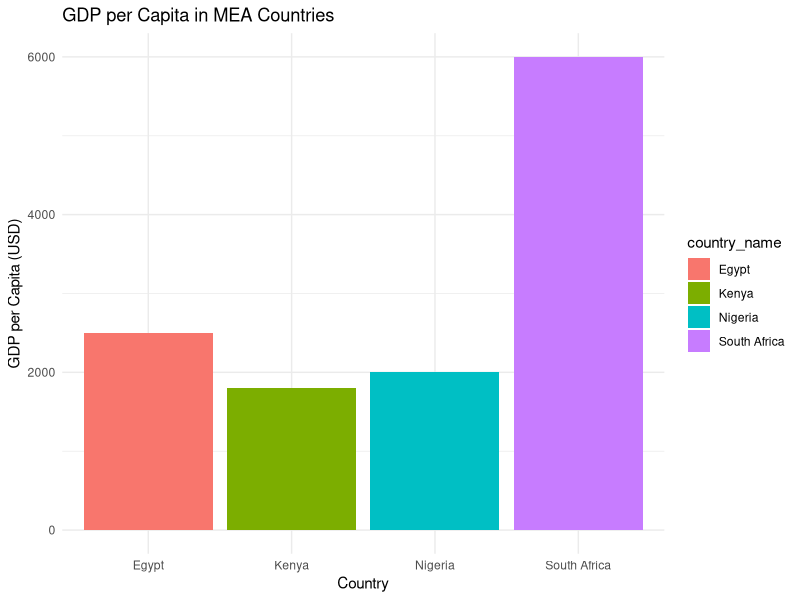

Reproduce this figure in R.
# Welcome to the "Understanding and Applying Data in Middle East & Africa" course!
# In this R code sample, we'll explore various R programming concepts using data relevant to the MEA region.
# Comprehensive Introduction to R Programming for Middle East & Africa Data Analysis

# Environment Setup
# Clear existing workspace for a fresh start
rm(list = ls())
print("Workspace cleared.")

# Basic R Concepts
# Greeting the world with R
print("Hello World")

# Basic Arithmetic Operations
# Demonstrating basic arithmetic operations in R
print(7 + 3) # Addition 
print(7 - 3) # Subtraction
print(8 * 7) # Multiplication
print(100 / 50) # Division
print(sqrt(81)) # Square root 
print(9^2) #Exponents

# Introduction to Vectors
# Creating and operating on vectors
x <- 1:5
print(x) # Vector x: 
print(x + 2) # Vector x after adding 2
print(x + 6:10) # Element-wise addition with vector 6:10

# Vectorized Functions for Summary Statistics
test_scores <- c(80, 85, 100, 90, 75)
print(sum(test_scores)) # Sum of test scores
print(mean(test_scores)) # Mean of test scores
print(median(test_scores)) # Median of test scores

# Data Frames: Creation and Manipulation
# Constructing a data frame to represent data on MEA countries
countries_data <- data.frame(
  country_name = c("Nigeria", "Egypt", "South Africa", "Kenya"),
  population_millions = c(206, 102, 59, 53),
  gdp_per_capita = c(2000, 2500, 6000, 1800)
)
print("Data Frame - MEA Countries Data:")
print(countries_data)

# Accessing and manipulating data frame columns
print("Population (Millions) column from countries_data:")
print(countries_data$population_millions)

# Statistical Analysis on Data Frame
# Calculating average GDP per capita
average_gdp <- mean(countries_data$gdp_per_capita)
print(paste("Average GDP per Capita across MEA countries:", average_gdp))

# Custom Functions in R
# Creating a custom function to calculate the average
calculate_average <- function(numbers) {
  sum(numbers) / length(numbers)
}
average_population <- calculate_average(countries_data$population_millions)
print(paste("Average Population (Millions):", average_population))

# Data Visualization with ggplot2
# Demonstrating data visualization using ggplot2 package
library(ggplot2)
ggplot(countries_data, aes(x=country_name, y=gdp_per_capita, fill=country_name)) +
  geom_bar(stat="identity") +
  theme_minimal() +
  labs(title="GDP per Capita in MEA Countries", x="Country", y="GDP per Capita (USD)")

# Advanced Data Structures: Vectors, Factors, and Lists
# Demonstrating advanced data structures and their manipulation
population_vector <- c(206, 102, 59, 53) # Numeric vector
countries_factor <- factor(c("Nigeria", "Egypt", "South Africa", "Kenya")) # Factor
list_example <- list(name="Nigeria", population=206, continent="Africa") # List
print(population_vector) # Vector example
print(countries_factor) # Factor example
print(list_example) # List example 

# Conclusion
print("This comprehensive introduction covered R programming basics, data frame creation and manipulation, statistical analysis techniques, data visualization, and advanced data structures tailored for analyzing Middle East & Africa data.")

#==============================
#QUIZ
#==============================


# Variable Assignment and Basic Operations
# Exercises
# 1) Assign the population of Ghana (31 million) to a variable population_ghana and print it.
population_ghana <- 31
print(population_ghana) # Prints the population of Ghana


# 2) Assign GDP (447 billion USD) and population (206 million) of Nigeria to variables gdp_nigeria and population_nigeria respectively, then calculate and print the GDP per capita.
gdp_nigeria <- 4470 # in billions USD
population_nigeria <- 206 # in millions
gdp_per_capita_nigeria <- gdp_nigeria / population_nigeria
print(gdp_per_capita_nigeria) # Prints the GDP per capita of Nigeria

# 3) Assign 5, 10, and 15 to variables a, b, and c respectively, then print the sum of these variables.
a <- 5; b <- 10; c <- 15
sum_abc <- a + b + c
print(sum_abc) # Prints the sum of a, b, and c


# 4) Assign 100 to a variable x, divide x by 2, assign the result to a variable y, and print y.
x <- 100
y <- x / 2
print(y) # Prints half of x

# 5) Assign the average temperature of Cairo (35.2 degrees) to a variable temperature_cairo and print it.
temperature_cairo <- 35.2
print(temperature_cairo) # Prints the average temperature of Cairo



# Data Frame Manipulation
# Exercises
# 1) Create a data frame countries containing the columns country_name, population, and area with at least 4 countries' information.
countries <- data.frame(
  country_name = c("Nigeria", "Egypt", "South Africa", "Kenya"),
  population = c(206, 102, 59, 53),
  area = c(923768, 1010408, 1221037, 580367)
) # Creates a data frame with countries info

# 2) Filter and print countries from the countries data frame with a population greater than 50 million.
print(subset(countries, population > 50)) # Filters countries with population over 50 million

# 3) Add a gdp_per_capita column to the countries data frame, populate it with the GDP (arbitrary values) divided by population for each country, and print the data frame.
countries$gdp_per_capita <- c(2000, 2500, 6000, 1800) / countries$population
print(countries) # Adds and prints gdp_per_capita column

# 4) Find and print the maximum value for each column in the countries data frame.
print(apply(countries[, c("population", "area", "gdp_per_capita")], 2, max)) # Prints max values of specified columns


# 5) Sort the countries data frame in descending order by the population column.
countries_sorted <- countries[order(-countries$population),]
print(countries_sorted) # Sorts and prints countries by descending population



# Vectors and Factors
# Exercises
# 1) Create a numeric vector of length 10, and print the sum of its elements.
numbers <- 1:10
print(sum(numbers)) # Sums and prints elements of the vector

# 2) Create a character vector countries containing "Nigeria", "Egypt", "Kenya", convert each element to uppercase, and print the result.
countries <- c("Nigeria", "Egypt", "Kenya")
countries_upper <- toupper(countries)
print(countries_upper) # Converts to uppercase and prints

# 3) Create a logical vector, count and print the number of TRUE values it contains.
logical_vector <- c(TRUE, FALSE, TRUE, FALSE, TRUE)
print(sum(logical_vector)) # Counts and prints the number of TRUE values

# 4) Create a factor climate_zones with levels "Tropical", "Desert", "Temperate", "Tropical", and print the frequency of each level.
climate_zones <- factor(c("Tropical", "Desert", "Temperate", "Tropical"))
print(table(climate_zones)) # Prints the frequency of each climate zone

# 5) Filter and print only the even numbers from a numeric vector.
numbers <- 1:10
even_numbers <- numbers[numbers %% 2 == 0]
print(even_numbers) # Filters and prints even numbers



# Lists and Data Processing Techniques
# Exercises
# 1) Create a list containing different types of elements and print it.
my_list <- list(numbers = 1:5, country = "Nigeria", flag_colors = c("Green", "White")) # Creates a list
print(my_list) # Prints the list
# 2) Access and print a specific element from the list.
print(my_list$country) # Prints a specific element (country)

# 3) Calculate and print the average of the numeric vector element in the list.
average <- mean(my_list$numbers)
print(average) # Calculates and prints the average of numbers

# 4) Set names for the elements in the list and access an element using its name.
names(my_list) <- c("NumericValues", "CountryName", "FlagColors")
print(my_list$CountryName) # Accesses and prints the element by name

# 5) Remove a specific element from the list and print the remaining elements.
my_list$FlagColors <- NULL # Removes an element
print(my_list) # Prints the modified list